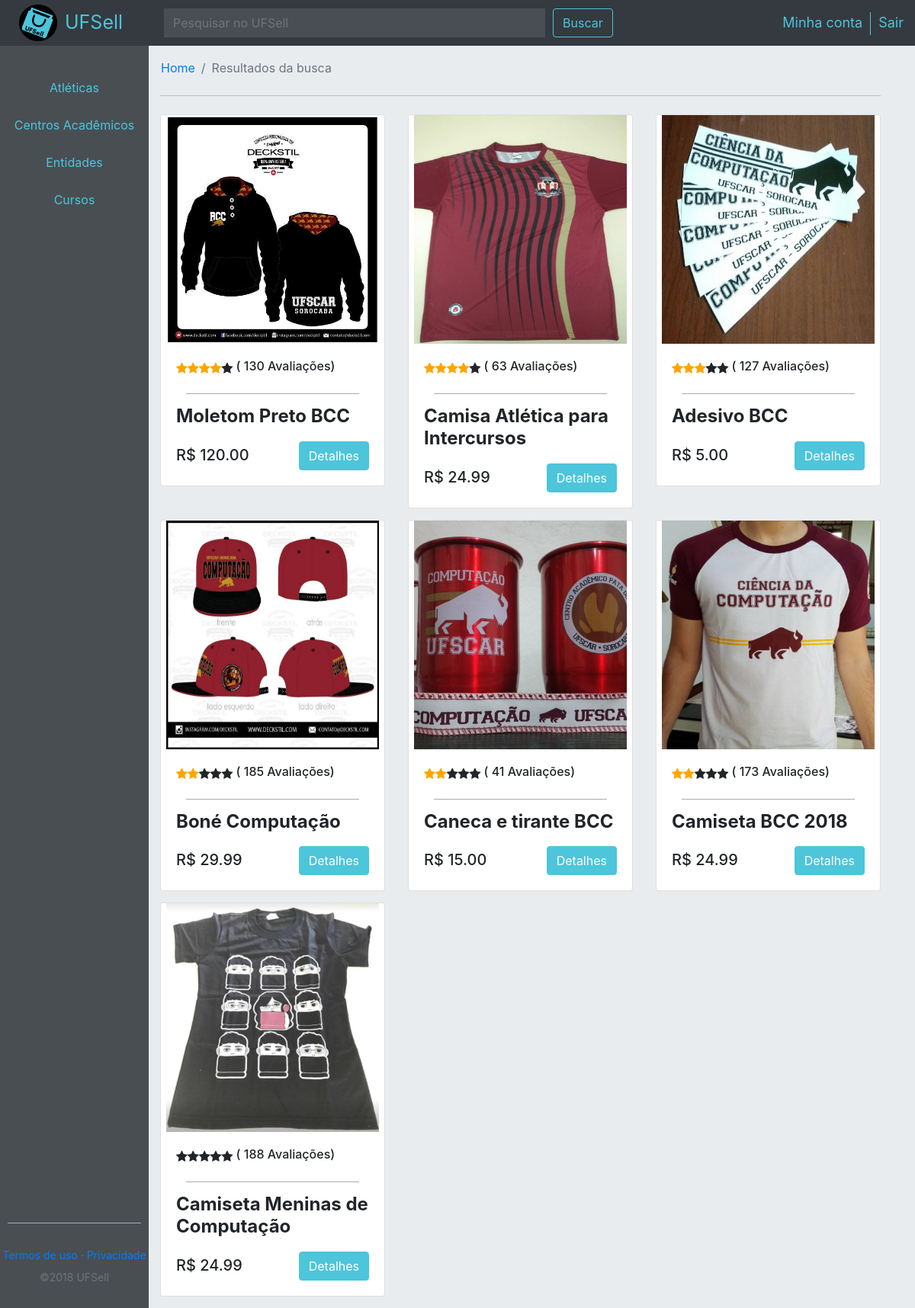
The app's page /busca.php (signed in), older data.
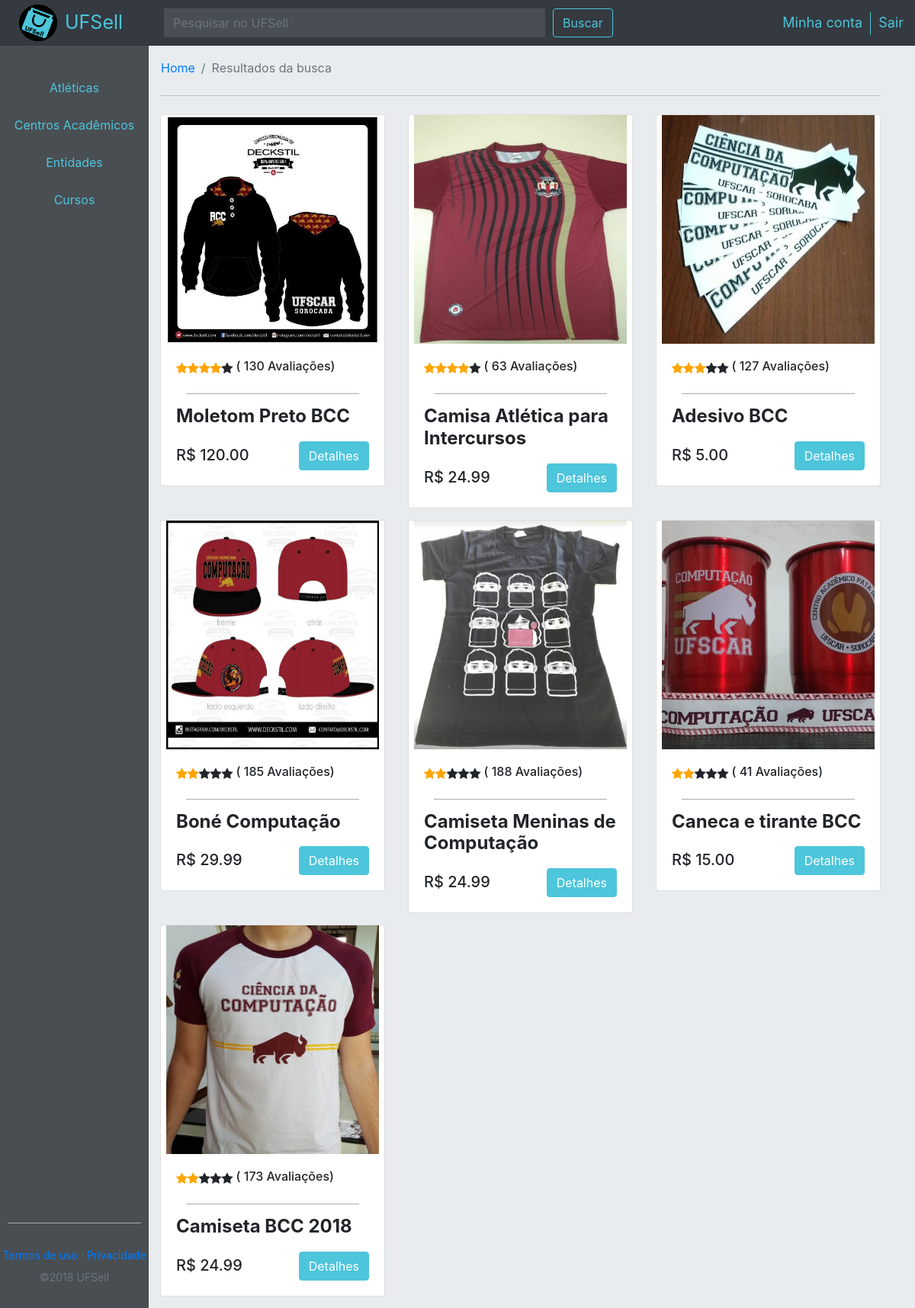
The same page, newer data.
### tables this page shows
CREATE TABLE IF NOT EXISTS `prod` (
  `id` int(11) NOT NULL,
  `id_org` int(11) NOT NULL,
  `nome` varchar(50) NOT NULL,
  `descr` varchar(500) NOT NULL,
  `preco` float NOT NULL,
  `img` varchar(150) NOT NULL,
  `qt_votos` int(11) NOT NULL,
  `aval` float NOT NULL,
  `mes` int(3) NOT NULL,
  `ano` int(5) NOT NULL
);

### busca.php (the view, shortened to what this page needs)
<?php
include('connection/connection.php');
$valBusca = $_GET['busca'];
$isProd = true;
$query = "SELECT * FROM prod WHERE `nome`  LIKE \"%$valBusca%\" ORDER BY aval DESC";
$result = mysqli_query($conn, $query);
?>
<!DOCTYPE html>
<html lang="pt-br">
    <head>
	<?php include 'includes/header-interno.php';  ?>
	</head>
    <body>
        <?php include 'includes/nav1.php'; ?>
            <div id="defCol" class="col-12 col-xl-12 col-lg-12 col-md-12">
                <div id="defRow" class="row">
                    <?php include 'includes/menuesq.php'; ?>
                    <div id="conteudo" class="col-10 col-xl-10 col-lg-10 col-md-10">
                        <nav aria-label="breadcrumb" style="margin-top:5px; margin-left:-15px;">
                            <ol class="breadcrumb">
                                <li class="breadcrumb-item"><a href="./home.php?sel=1">Home</a></li>
                                <li class="breadcrumb-item active" aria-current="page">Resultados da busca</li>
                            </ol>
                        </nav>
						<div class="colD">
						<br>
							<?php
							if ($isProd)
							{ echo '<div class="row">';
							while ($row = $result->fetch_object())
							{
							?>
								<div class="col-lg-4 col-md-6 col-sm-12">
									<div class="card">
										<div class="product-image">
											<center>
												<img class="imgHome" src="img/<?php echo $row->img; ?>">
											</center>
										</div>
										<div class="card-body">
											<div class="row">
												<ul class="rating">
												<?php
													$i = 0;
													$x = intval($row->aval);
													while ($i < 5) {
														if ($i < $x) {
															echo '<span class="fa fa-star checked"></span>';
														}
														else {
															echo '<span class="fa fa-star"></span>';
														}
														$i = $i + 1;
													}
												?>
												</ul>
												<h6 class="avalCard">&nbsp( <?php echo $row->qt_votos;  ?> Avaliações)</h6>
											</div>
											<hr class="hrCard">
											<h4 class="titleCard" style="font-weight: bold;"><?php echo $row->nome;  ?></h4>
											<div class="row d-flex justify-content-between" style="padding-left: 15px; padding-right:15px;">
												<h5 class="d-flex align-self-end">R$ <?php echo number_format($row->preco, 2); ?> </h5>
												<a class="btn btn-outline-light btn-custom" href="produto.php?id_prod=<?php echo $row->id;  ?>">Detalhes</a>
											</div>
										</div>
									</div>
								</div>
							<?php } echo '</div>';
							} ?>
						<?php
							if($isProd == false)
							{ echo '<div class="row">';
							while ($row = $result_temp->fetch_object())
							{
								$id = $row->id;
								$query = "SELECT * FROM `prod` WHERE `id_org`=\"$id\" ORDER BY id DESC";
								$result = mysqli_query($conn, $query);
								while($row = $result->fetch_object())
								{
							?>
									<div class="col-lg-4 col-md-6 col-sm-12">
										<div class="card">
											<div class="product-image">
												<center>
													<img class="imgHome" src="img/<?php echo $row->img; ?>">
												</center>
											</div>
											<div class="card-body">
												<div class="row">
													<ul class="rating">
													<?php
														$i = 0;
														$x = intval($row->aval);
														while ($i < 5) {
															if ($i < $x) {
																echo '<span class="fa fa-star checked"></span>';
															}
															else {
																echo '<span class="fa fa-star"></span>';
															}
															$i = $i + 1;
														}
													?>
													</ul>
													<h6 class="avalCard">&nbsp( <?php echo $row->qt_votos;  ?> Avaliações)</h6>
												</div>
												<hr class="hrCard">
												<h4 class="titleCard" style="font-weight: bold;"><?php echo $row->nome;  ?></h4>
												<div class="row d-flex justify-content-between" style="padding-left: 15px; padding-right:15px;">
													<h5 class="d-flex align-self-end">R$ <?php echo number_format($row->preco, 2); ?> </h5>
													<a class="btn btn-outline-light btn-custom" href="produto.php?id_prod=<?php echo $row->id;  ?>">Detalhes</a>
												</div>
											</div>
										</div>
									</div>
						<?php } } } echo '</div>';
						?>
                    </div>
                </div>
            </div>
    </body>
</html>

### includes/header-interno.php (shortened to what this page needs)
<link rel="stylesheet" href="https://stackpath.bootstrapcdn.com/bootstrap/4.1.3/css/bootstrap.min.css">
<link rel="stylesheet" href="https://cdnjs.cloudflare.com/ajax/libs/font-awesome/4.7.0/css/font-awesome.min.css">
<link type="text/css"  rel="stylesheet" href="./css/comprador.css">
<link rel="stylesheet" href="./package/dist/sweetalert2.min.css">

### includes/nav1.php
<nav class="navbar navbar-dark bg-dark flex-md-nowrap p-0">
    <div class="flexCustom d-flex justify-content-start">
        <div class="col-2 col-xl-2 col-lg-2 col-md-2">
            <a href="./home.php?sel=1" style="text-decoration: none;">
                <div class="d-flex flex-row">
                    <img id="navLogo" src="img/UFSell.png" alt="logo">
                    <span class="spanUfs align-self-center">UFSell</span>
                </div>
            </a>
        </div>
        <div class="col-10 col-xl-10 col-lg-10 col-md-10">
            <div class="d-flex flex-row justify-content-between">
                <div class="d-flex justify-content-start">
                    <form action="./busca.php" method="get" id="formBusca">
        <input id="inputNav" class="form-control form-control-dark" name="busca" placeholder="Pesquisar no UFSell" type="text" aria-label="Search">
      </form>
      <button class="btn btn-outline-light" form="formBusca" type="submit">Buscar</button>
                </div>
                <div class="d-flex justify-content-end" style="margin-top: 15px;">
                    <div id="nav-itemP" class="nav-item">
                        <a href="./conta.php">Minha conta</a>
                    </div>
                    <div class="nav-item">
                        <a class="" href="./sair.php">Sair</a>
                    </div>
                </div>
            </div>
        </div>
    </div>
</nav>

### includes/menuesq.php (shortened to what this page needs)
<div id="menu" class="col-2 col-xl-2 col-lg-2 col-md-2">
    <div class="divWrap">
        <div id="btn-itemP" class="menuT">
            <button class="btn btn-light" data-toggle="collapse" data-target=".multi-collapse1" aria-expanded="true" aria-controls="at1 at2 at3 at4 at5 at6">Atléticas</button>
        </div>
        <div class="menuT">
            <button class="btn btn-light" data-toggle="collapse" data-target=".multi-collapse2" aria-expanded="true" aria-controls="ca1 ca2 ca3 ca4 ca5 ca6 ca7">Centros Acadêmicos</button>
        </div>
        <div class="menuT">
            <button class="btn btn-light" data-toggle="collapse" data-target=".multi-collapse3" aria-expanded="true" aria-controls="en1 en2 en3">Entidades</button>
        </div>
        <div class="menuT">
            <button class="btn btn-light" data-toggle="collapse" data-target=".multi-collapse4" aria-expanded="true" aria-controls="c1 c2 c3 c4 c5 c6 c7 c8 c9 c10 c11 c12">Cursos</button>
        </div>
    </div>
    <div class="footer">
        <div class="hrFooter">
            <hr>
        </div>
        <div class="row">
            <a href="#">Termos de uso</a>
            <label style="color: #6c706e;">&nbsp&middot&nbsp</label>
            <a href="#">Privacidade</a>
        </div>
        <div class="row" style="margin-bottom: 30px;">
            <span id="foot" class="text-muted">©2018 UFSell</span>
        </div>
    </div>
</div>

### css/comprador.css (style rules this page uses)
html, body { position: relative; height: 100%; }
body { height: 100%; width: 100%; background-color:#e9ecef; }
nav { width: 100%; height: 60px; }
#navLogo { margin-top: 5px; margin-bottom: 5px; margin-left: 10px; margin-right: 10px; width: 50px; }
.flexCustom { width: 100%; }
#inputNav { margin-top: 10px; width: 500px; }
.nav-item { font-size: 18px; margin-left: 10px; }
#nav-itemP { height: 30px; padding-right: 10px; border-right: 1px solid; border-color: #4dc5da; }
.nav-item > a { color: #4dc5da; text-decoration: none; }
.spanUfs { color:#4dc5da; font-size: 25px; }
.btn-outline-light { margin-left: 10px; margin-top: 10px; height: 38px; color: #4dc5da; border-color: #4dc5da; }
.navbar .form-control { border-width: 0; border-radius: 0; }
.form-control-dark { color: #fff; background-color: rgba(255, 255, 255, .1); border-color: rgba(255, 255, 255, .1); }
#defCol { width: 100%; height: calc(100% - 60px); }
#defRow { width: 100%; height: 100%; }
.btn-light { background-color: #494e53; color: #4dc5da; padding-top: 12.5px; padding-bottom: 12.5px; border: none; border-radius: 0; width: 100%; }
#btn-itemP { margin-top: 30px; }
hr { width: 90%; background-color: #b9c0bd; }
.footer { width: 100%; }
.footer > .row { margin: 0px; font-size: 14px; display: flex; justify-content: center; }
#conteudo { background-color:#e9ecef; }
.colD { display: block; -webkit-hyphens: auto; -moz-hyphens: auto; -ms-hyphens: auto; hyphens: auto; width: 100%; border-top: 1px solid #000000; border-color: #b9c0bd; }
.card { margin-bottom: 15px; }
.checked { color: orange; }
.btn-custom { color: white; background-color: #4dc5da; }
.hrCard { margin-top: 5px; margin-bottom: 15px; }
#menu { padding: 0px; background-color: #494e53 !important; display: flex; flex-direction: column; width: 100%; z-index: 100; }
.divWrap { height: calc(100% - 143px); display: flex; flex-direction: column; flex: 1 0 auto; background-color: #494e53; }
.hrFooter { padding-top: 15px; padding-bottom: 15px; background-color: #494e53; }
.footer { display: flex; flex-direction: column; align-content: flex-end; height: 143px; width: 100%; flex-shrink: 0; background-color: #494e53; }
.imgHome { width: 95%; height: 300px; }
.rating { padding-left: 15px; }

Row changes from the older to the newer data that the page shows:
changed prod "Camiseta Meninas de Computação": aval 0.86 → 2.36 (drawn); moves up the list
